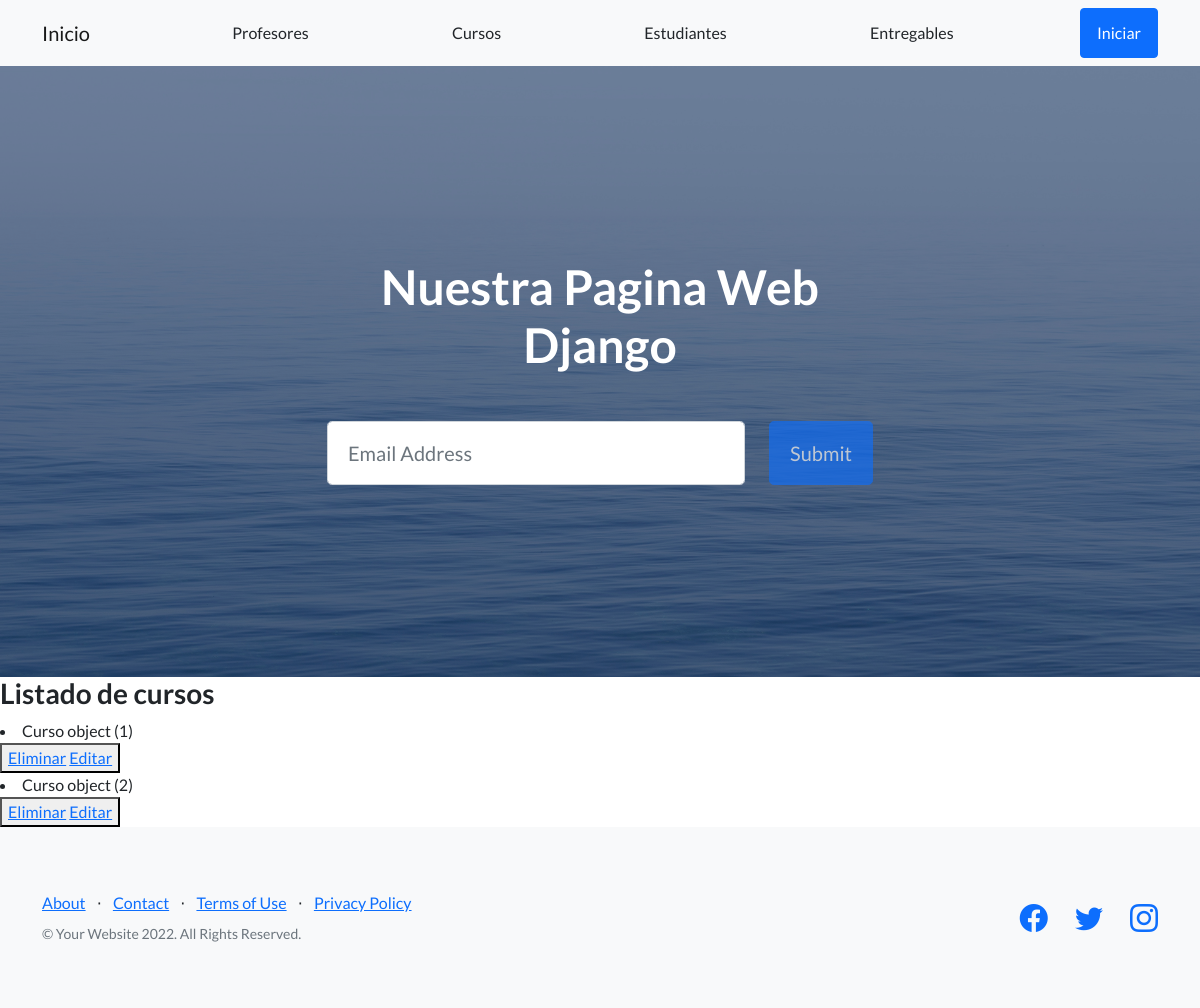
Page /AppCoder/Cursos/ on the earlier database version.
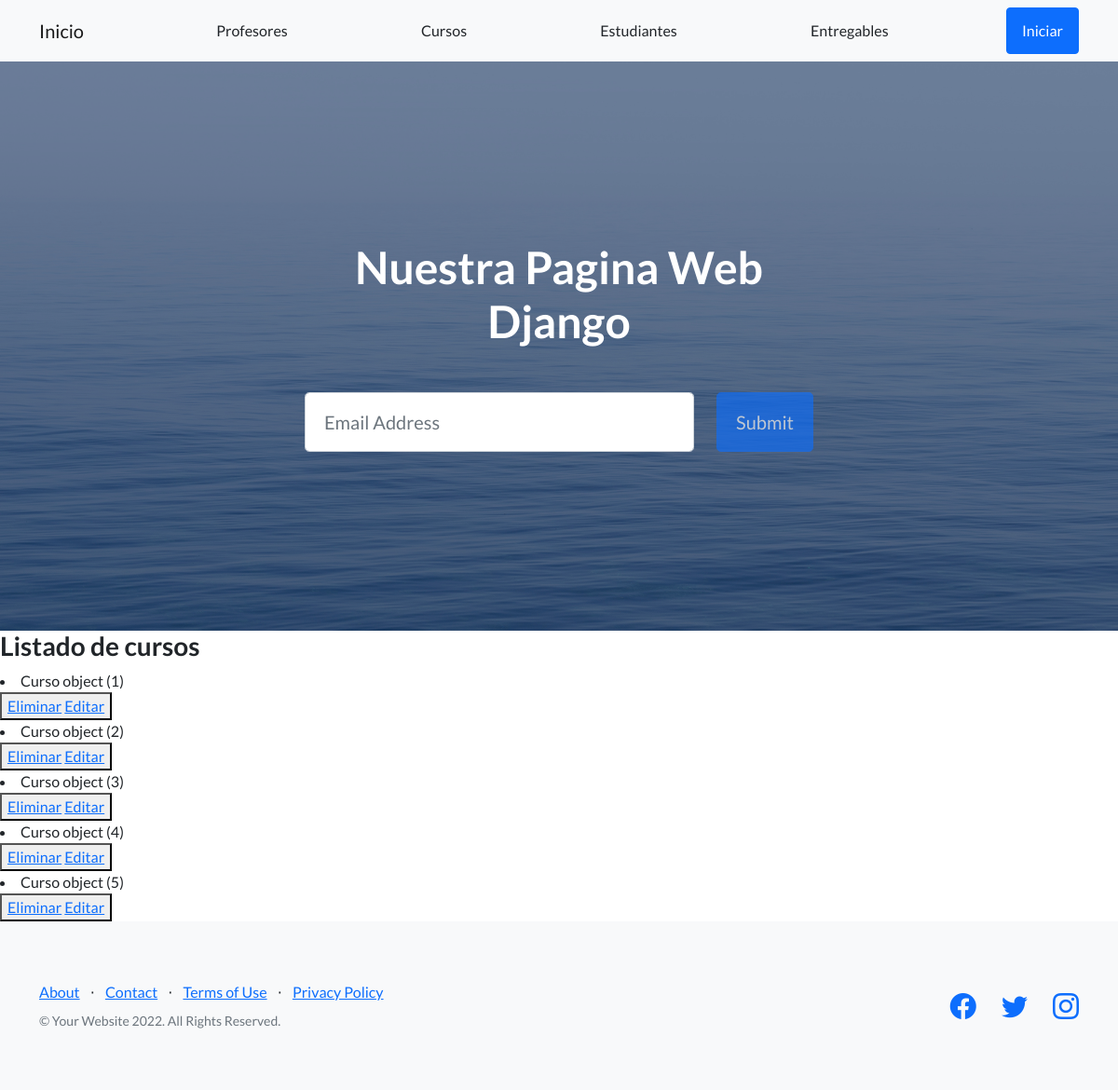
Same page on the later database version.
### AppCoder/models.py (models this page shows)
class Curso(models.Model):
    nombre= models.CharField(max_length=40)
    camada= models.IntegerField()

### AppCoder/views.py (the view)
# urls.py: path('Cursos/', leerCurso, name= 'Cursos'),
def leerCurso(request):
     cursos=Curso.objects.all()
     contexto= {'cursos' : cursos}
     return render (request, 'AppCoder/cursos.html', contexto)

### AppCoder/Templates/Appcoder/cursos.html
{% extends "AppCoder/padre.html" %}
{% load static %}
{% block contenidoQueCambia %}
<h3>Listado de cursos</h3>
{% for curso in cursos%}
<li>{{curso}}</li>
<button>
<a href="{% url 'eliminarCurso' camada %}">Eliminar</a>
<a href="{% url 'editarCurso' camada %}">Editar</a>
</button>
{%endfor%}
{% endblock %}

### AppCoder/Templates/Appcoder/padre.html (shortened to what this page needs)
<!DOCTYPE html>
<html lang="en">
    <head>
        {% load static %}
        <link href="https://cdn.jsdelivr.net/npm/bootstrap-icons@1.5.0/font/bootstrap-icons.css" rel="stylesheet" type="text/css" />
        <link href= "{% static 'AppCoder/css/styles.css' %}" rel="stylesheet" />
    </head>
    <body>
        <nav class="navbar navbar-light bg-light static-top">
            <div class="container">
                <a class="navbar-brand" href="{% url 'Inicio' %}">Inicio</a>
                <a class="btn" href="{% url 'Profesores' %}">Profesores</a>
                <a class="btn" href="{% url 'Cursos' %}">Cursos</a>
                <a class="btn" href="{% url 'Estudiantes' %}">Estudiantes</a>
                <a class="btn" href="{% url 'Entregables' %}">Entregables</a>
                <a class="btn btn-primary" href="#signup">Iniciar</a>
            </div>
        </nav>
        <header class="masthead">
            <div class="container position-relative">
                <div class="row justify-content-center">
                    <div class="col-xl-6">
                        <div class="text-center text-white">
                            <h1 class="mb-5">Nuestra Pagina Web Django</h1>
                                <div class="row">
                                    <div class="col">
                                        <input class="form-control form-control-lg" id="emailAddress" type="email" placeholder="Email Address" data-sb-validations="required,email" />
                                    </div>
                                    <div class="col-auto"><button class="btn btn-primary btn-lg disabled" id="submitButton" type="submit">Submit</button></div>
                                </div>
                        </div>
                    </div>
                </div>
            </div>
        </header>
        {% block contenidoQueCambia %}
        {% endblock %}
        <footer class="footer bg-light">
            <div class="container">
                <div class="row">
                    <div class="col-lg-6 h-100 text-center text-lg-start my-auto">
                        <ul class="list-inline mb-2">
                            <li class="list-inline-item"><a href="#!">About</a></li>
                            <li class="list-inline-item">⋅</li>
                            <li class="list-inline-item"><a href="#!">Contact</a></li>
                            <li class="list-inline-item">⋅</li>
                            <li class="list-inline-item"><a href="#!">Terms of Use</a></li>
                            <li class="list-inline-item">⋅</li>
                            <li class="list-inline-item"><a href="#!">Privacy Policy</a></li>
                        </ul>
                        <p class="text-muted small mb-4 mb-lg-0">&copy; Your Website 2022. All Rights Reserved.</p>
                    </div>
                    <div class="col-lg-6 h-100 text-center text-lg-end my-auto">
                        <ul class="list-inline mb-0">
                            <li class="list-inline-item me-4">
                                <a href="#!"><i class="bi-facebook fs-3"></i></a>
                            </li>
                            <li class="list-inline-item me-4">
                                <a href="#!"><i class="bi-twitter fs-3"></i></a>
                            </li>
                            <li class="list-inline-item">
                                <a href="#!"><i class="bi-instagram fs-3"></i></a>
                            </li>
                        </ul>
                    </div>
                </div>
            </div>
        </footer>
    </body>
</html>

Differences in the rows shown:
added Curso: id "Curso object (3)"
added Curso: id "Curso object (4)"
added Curso: id "Curso object (5)"
